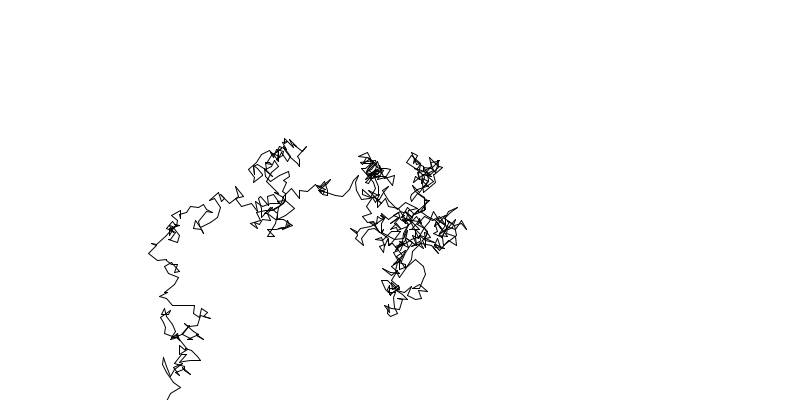
Frame 1 (no input)
Frame 60 (the mouse pressed at the canvas centre just before this capture): identical to frame 1, image omitted
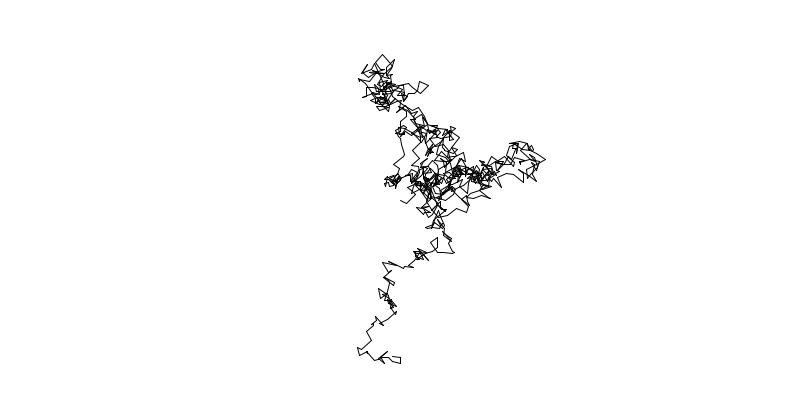
Frame 120 (the mouse held since frame 60 and released just before this capture)

The Processing sketch that drew these frames (run headless with seeded random() and noise(); from frame 60 on, the mouse is pressed at the canvas centre):

// Processing sketch: savePosition
// ── savePosition.pde
int w = 10;
int nbIteration = 800;

PVector a = new PVector(0, height/2);
PVector b = new PVector(w, a.y);

float n, noff, x;
float m, moff, y;


ArrayList<PVector> vec;


void setup()
{
  size(800, 400);
  vec = new ArrayList<PVector>();
   for(int i=0; i<nbIteration; i++)
  {
    b = new PVector(random(-w, w), random(-w, w));
    vec.add(a);
    vec.add(b);

    addPoint(a, b);
    
    //println(vec);
  }
}

void draw()
{
  translate(width/2, height/2);
  background(255);
  for(int i=0; i<vec.size(); i+=2)
  {
    PVector a = vec.get(i);
    PVector b = vec.get(i+1);
    
    line(a.x, a.y, b.x, b.y);
    
  }
 
}

void addPoint(PVector a_, PVector b_)
{
  b.add(a_);
  
  //store
  a = b.get();
}

void mousePressed()
{
  vec.clear();
  a = new PVector(0, 0);
  for(int i=0; i<nbIteration; i++)
  {
    b = new PVector(random(-w, w), random(-w, w));
    vec.add(a);
    vec.add(b);

    addPoint(a, b);
    
    //println(vec);
  }
}
